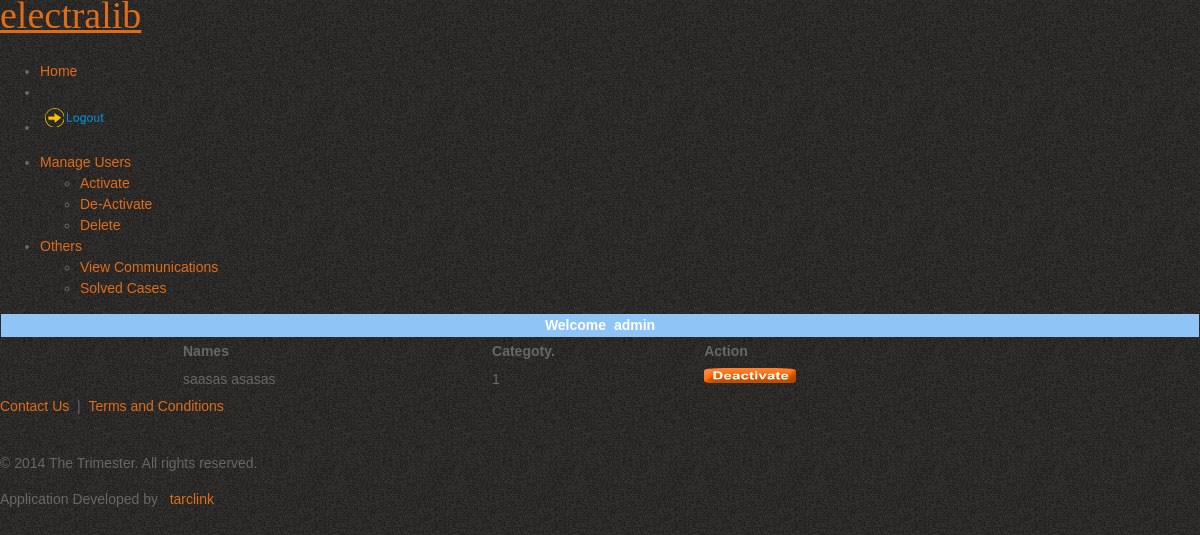
/eng/deactivatorold.php (signed in), run on the app's committed database.
### tables this page shows
CREATE TABLE `users` (
  `userid` int(11) NOT NULL,
  `category` tinyint(2) NOT NULL,
  `username` varchar(20) NOT NULL,
  `password` text NOT NULL,
  `firstname` varchar(40) NOT NULL,
  `lastname` varchar(40) NOT NULL,
  `status` varchar(20) NOT NULL,
  `speciality` varchar(56) NOT NULL,
  `email` varchar(50) DEFAULT NULL,
  `cname` varchar(50) DEFAULT NULL,
  `cspeciality` varchar(50) DEFAULT NULL,
  `odetails` varchar(100) DEFAULT NULL
);

### eng/deactivatorold.php (the view, shortened to what this page needs)
<!DOCTYPE html>
<html dir="ltr" lang="en-US"><head>
    <link rel="stylesheet" href="style.css" media="screen">
    <link rel="stylesheet" href="style.responsive.css" media="all">
</head>
<body>
<div id="main">
<?php include('incls/header.php') ?>
<nav class="nav clearfix">
    <ul class="hmenu"><li><a href="admin.php" >Home</a></li><li><li><a href="log_out.php"><img src=images/quit_1.png></a></l</ul>
    </nav>
<div class="sheet clearfix">
            <div class="layout-wrapper clearfix">
                <div class="content-layout">
                    <div class="content-layout-row">
                    <div class="layout-cell sidebar1 clearfix">
					<div class="vmenublock clearfix">
                      <div class="vmenublockcontent">
<ul class="vmenu"><li><a href="#" class="active">Manage Users</a><ul class="active"><li><a href="activator.php" >Activate </a></li><li><a href="#" class="active">De-Activate</a></li><li><a href="deleter.php">Delete</a></li></ul></li><li><a href="#" >Others</a><ul class="active"><li><a href="viewmsgs.php">View Communications </a></li><li><a href="cases.php">Solved Cases </a></li></ul></li></ul>
                      </div>
                    </div>
				   </div>
                <div align="center">
              <table width="100%" border="0" cellpadding="1" cellspacing="1">
                  <tr>
                        <td width="358" height="20" valign="middle" bgcolor="#8FC4F7">
                         <div align="center"><b><font color="#FFFFFF">Welcome &nbsp<?php echo $_SESSION['username'];?> </font></b></div>
                        </td>
                  </tr>
               </table>
       <?php
	 	 include("incls/connector.php");
	 $query="SELECT * FROM users WHERE category<>'3' AND  status='active'";
		  $resource=mysql_query($query,$conn);
		  echo "
		<table align=\"center\" border=\"0\" width=\"70%\">
		<tr>
		<td><b>Names</b></td> <td><b>Categoty.</b></td></td><td><b>Action</b></td></tr> ";
while($result=mysql_fetch_array($resource))
	{
	echo "<tr><td>".$result[4]."&nbsp".$result[5]."</td><td>".$result[1]."</td><td>
	<a href=\"de_.php?userid=".$result[0]."\"><img border=\"0\" src=\"images/deactivate.png\"/></a>
	</td></tr>";
	} echo "</table>";
	 ?>
         </div>
                    </div>
                </div>
            </div>
    </div>
	<?php include("incls/footer.php") ?>
</div>
</body></html>

### eng/style.css (style rules this page uses)
body { margin: 0px; padding: 0px; color: #666; font-family: Tahoma, Geneva, sans-serif; font-size: 14px; line-height: 1.5em; background-color: #e2d8bd; background-image: url(images/tooplate_body.jpg); background-repeat: repeat; }
a, a:link, a:visited { color: #de6d19; text-decoration: none; }
img { border: none; }

### data on the page
users: firstname "saasas", lastname "asasas", category "1"

### other printed values
$_SESSION['username'] "admin"
